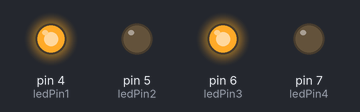
Bench run of a sketch on a simulated Arduino Uno, built with avr-gcc and run on an emulated ATmega328P. On the bench: output pins drawn as LEDs (lit = HIGH).

Above: at 2.5 s.
At 7.5 s:
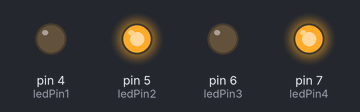
Timing chart, 0 to 13.0 s (numbered marks = the images above):
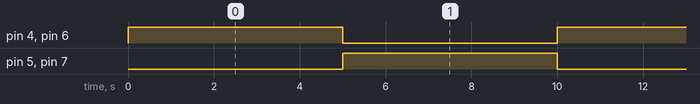

The sketch:

homework1.ino
```cpp
const int ledPin1 = 4;
const int ledPin2 = 5;
const int ledPin3 = 6;
const int ledPin4 = 7;


void setup() {
  pinMode(ledPin1, OUTPUT);
  pinMode(ledPin2, OUTPUT);
  pinMode(ledPin3, OUTPUT);
  pinMode(ledPin4, OUTPUT);
}

void loop() {
  digitalWrite(ledPin1, HIGH);
  digitalWrite(ledPin2, LOW);
  digitalWrite(ledPin3, HIGH);
  digitalWrite(ledPin4, LOW);

  // Wait for 2 second
  delay(5000);


  digitalWrite(ledPin1, LOW);
  digitalWrite(ledPin2, HIGH);
  digitalWrite(ledPin3, LOW);
  digitalWrite(ledPin4, HIGH);

  // Wait for 1 second
  delay(5000);
}
```

Measured:
- by itself, pin 4 (ledPin1), pin 5 (ledPin2), pin 6 (ledPin3), pin 7 (ledPin4): alternates HIGH for 5.0 s and LOW for 5.0 s
